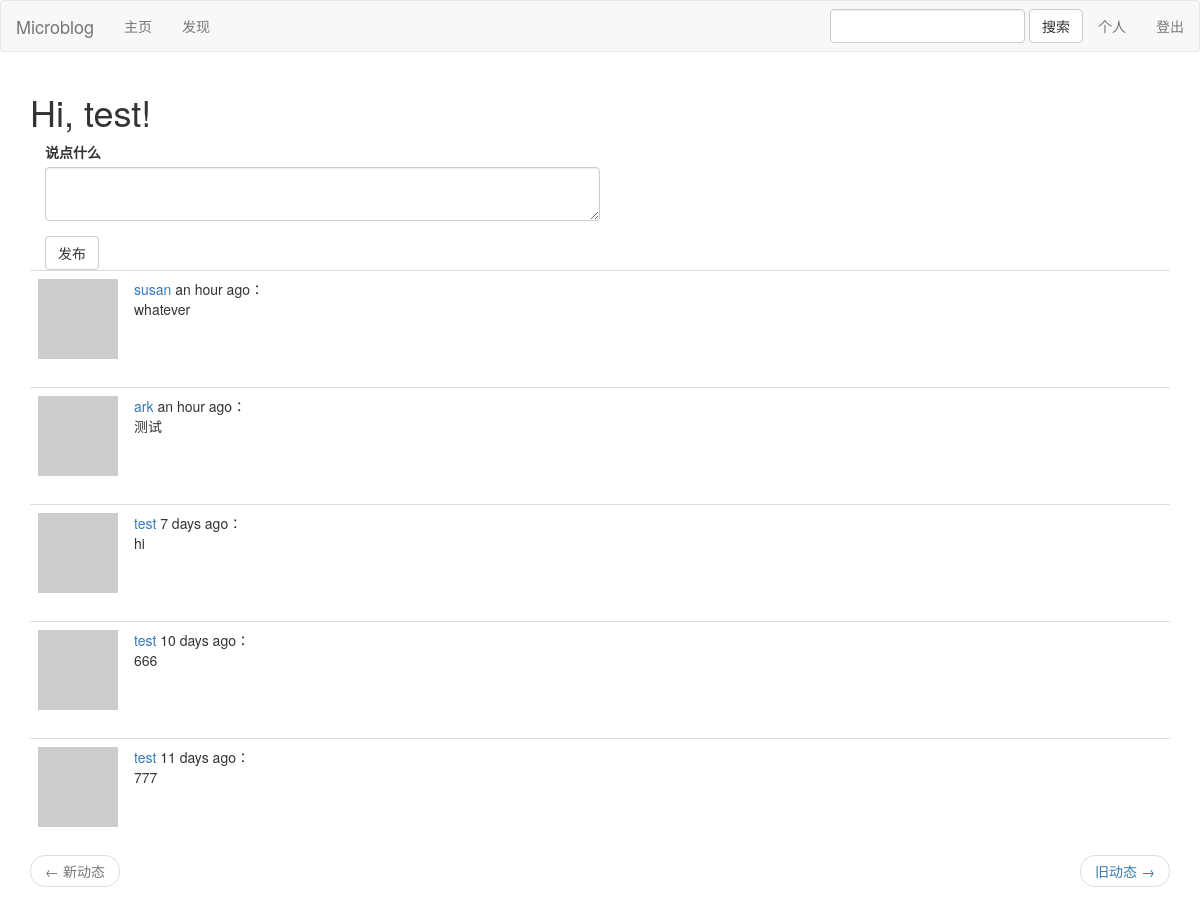
The app's page /index (signed in) with its own data.
### app/models.py (models this page shows, shortened)
class User(UserMixin, db.Model):
    id = db.Column(db.Integer, primary_key=True)
    username = db.Column(db.String(64), index=True, unique=True)
    email = db.Column(db.String(120), index=True, unique=True)
    password_hash = db.Column(db.String(128))
    about_me = db.Column(db.String(140))
    last_seen = db.Column(db.DateTime, default=datetime.utcnow)
    posts = db.relationship('Post', backref='author', lazy='dynamic')
    def avatar(self, size):
        digest = md5(self.email.lower().encode('utf-8')).hexdigest()
        return 'https://www.gravatar.com/avatar/{}?d=identicon&s={}'.format(
            digest, size)
    def followed_posts(self):
        followed = Post.query.join(
            followers, (followers.c.followed_id == Post.user_id)).filter(
                followers.c.follower_id == self.id)
        own = Post.query.filter_by(user_id=self.id)
        return followed.union(own).order_by(Post.timestamp.desc())
    followed = db.relationship(
        'User', secondary=followers,
        primaryjoin=(followers.c.follower_id == id),
        secondaryjoin=(followers.c.followed_id == id),
        backref=db.backref('followers', lazy='dynamic'), lazy='dynamic')

class Post(db.Model):
    __searchable__ = ['body']
    id = db.Column(db.Integer, primary_key=True)
    body = db.Column(db.String(140))
    timestamp = db.Column(db.DateTime, index=True, default=datetime.utcnow)
    user_id = db.Column(db.Integer, db.ForeignKey('user.id'))

### app/main/routes.py (the view)
@bp.route('/', methods=['GET', 'POST'])
@bp.route('/index', methods=['GET', 'POST'])
@login_required
def index():
    form = PostForm()
    if form.validate_on_submit():
        post = Post(body=form.post.data, author=current_user)
        db.session.add(post)
        db.session.commit()
        flash('动态已发布！')
        return redirect(url_for('main.index'))
    page = request.args.get('page', 1, type=int)
    posts = current_user.followed_posts().paginate(
        page, current_app.config['POSTS_PER_PAGE'], False)
    next_url = url_for('main.index', page=posts.next_num) \
        if posts.has_next else None
    prev_url = url_for('main.index', page=posts.prev_num) \
        if posts.has_prev else None
    return render_template('index.html', title='Home', form=form,
                        posts=posts.items, next_url=next_url,
                        prev_url=prev_url)

### app/main/forms.py
class SearchForm(FlaskForm):
    keyword = StringField('')
    sumit = SubmitField('搜索')

class PostForm(FlaskForm):
    post = TextAreaField('说点什么', validators=[
        DataRequired(), Length(min=1, max=140)])
    submit = SubmitField('发布')

### app/main/routes.py (called while the page is built)
@bp.before_app_request
def before_request():
    if current_user.is_authenticated:
        current_user.last_seen = datetime.utcnow()
        db.session.commit()
        g.search_form = SearchForm()

### app/models.py (called while the page is built)
@login.user_loader
def load_user(id):
    return User.query.get(int(id))

### app/templates/index.html
{% extends 'base.html' %}
{% import 'bootstrap/wtf.html' as wtf %}
{% block app_content %}
    <h1>Hi, {{ current_user.username }}!</h1>
    <div class='container'>
        <div class="row">
            <div class="col-md-6">
                {% if form %}
                {{ wtf.quick_form(form) }}
                {% endif %}
            </div>
        </div>
    </div>
    {% for post in posts %}
        {% include '_post.html' %}
    {% endfor %}
    <nav aria-label="...">
        <ul class="pager">
            <li class="previous{% if not prev_url %} disabled{% endif %}">
                <a href="{{ prev_url or '#' }}">
                    <span aria-hidden="true">&larr;</span> 新动态
                </a>
            </li>
            <li class="next{% if not next_url %} disabled{% endif %}">
                <a href="{{ next_url or '#' }}">
                    旧动态 <span aria-hidden="true">&rarr;</span>
                </a>
            </li>
        </ul>
    </nav>
{% endblock %}

### app/templates/_post.html
<table class="table table-hover">
    <tr>
        <td width="70px">
            <a href="{{ url_for('main.user', username=post.author.username) }}">
                <img src="{{ post.author.avatar(70) }}" />
            </a>
        </td>
        <td>
            <a href="{{ url_for('main.user', username=post.author.username) }}">
                {{ post.author.username }}
            </a>
            {{ moment(post.timestamp).fromNow() }}：
            <br>
            {{ post.body }}
        </td>
    </tr>
</table>

### records on screen
User: username "test"
Post: author.username "susan", timestamp "an hour ago", body "whatever"
Post: author.username "ark", timestamp "an hour ago", body "测试"
Post: author.username "test", timestamp "7 days ago", body "hi"
Post: author.username "test", timestamp "10 days ago", body "666"
Post: author.username "test", timestamp "11 days ago", body "777"
